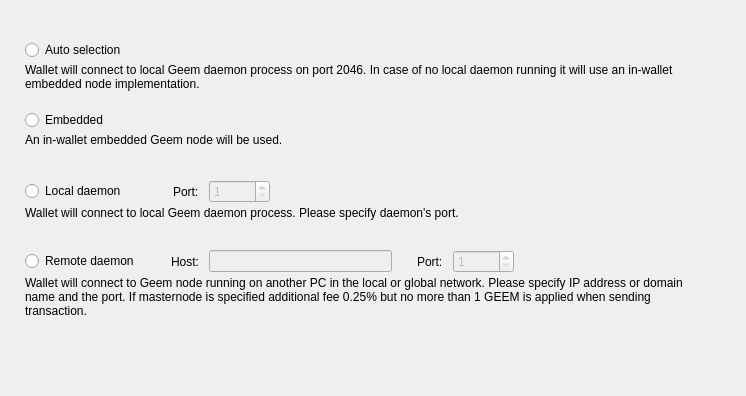
<?xml version="1.0" encoding="UTF-8"?>
<ui version="4.0">
 <class>ConnectionOptionsFrame</class>
 <widget class="QFrame" name="ConnectionOptionsFrame">
  <property name="geometry">
   <rect>
    <x>0</x>
    <y>0</y>
    <width>746</width>
    <height>396</height>
   </rect>
  </property>
  <property name="windowTitle">
   <string>Frame</string>
  </property>
  <property name="frameShape">
   <enum>QFrame::NoFrame</enum>
  </property>
  <property name="frameShadow">
   <enum>QFrame::Raised</enum>
  </property>
  <layout class="QVBoxLayout" name="verticalLayout_5">
   <property name="spacing">
    <number>0</number>
   </property>
   <property name="leftMargin">
    <number>25</number>
   </property>
   <property name="topMargin">
    <number>40</number>
   </property>
   <property name="rightMargin">
    <number>49</number>
   </property>
   <item>
    <widget class="QWidget" name="widget" native="true">
     <property name="sizePolicy">
      <sizepolicy hsizetype="Expanding" vsizetype="Expanding">
       <horstretch>0</horstretch>
       <verstretch>0</verstretch>
      </sizepolicy>
     </property>
     <property name="minimumSize">
      <size>
       <width>0</width>
       <height>70</height>
      </size>
     </property>
     <property name="maximumSize">
      <size>
       <width>16777215</width>
       <height>70</height>
      </size>
     </property>
     <layout class="QVBoxLayout" name="verticalLayout" stretch="0,1">
      <property name="spacing">
       <number>3</number>
      </property>
      <property name="leftMargin">
       <number>0</number>
      </property>
      <property name="topMargin">
       <number>0</number>
      </property>
      <property name="rightMargin">
       <number>0</number>
      </property>
      <property name="bottomMargin">
       <number>0</number>
      </property>
      <item>
       <widget class="QRadioButton" name="m_autoRadio">
        <property name="text">
         <string>Auto selection</string>
        </property>
        <attribute name="buttonGroup">
         <string notr="true">m_connectionButtonGroup</string>
        </attribute>
       </widget>
      </item>
      <item alignment="Qt::AlignTop">
       <widget class="WalletGui::WalletSmallGrayTextLabel" name="m_autoHelperLabel">
        <property name="sizePolicy">
         <sizepolicy hsizetype="Expanding" vsizetype="Expanding">
          <horstretch>0</horstretch>
          <verstretch>0</verstretch>
         </sizepolicy>
        </property>
        <property name="text">
         <string>Wallet will connect to local Geem daemon process on port 2046. In case of no local daemon running it will use an in-wallet embedded node implementation.</string>
        </property>
        <property name="alignment">
         <set>Qt::AlignLeading|Qt::AlignLeft|Qt::AlignTop</set>
        </property>
        <property name="wordWrap">
         <bool>true</bool>
        </property>
        <property name="indent">
         <number>0</number>
        </property>
       </widget>
      </item>
     </layout>
    </widget>
   </item>
   <item>
    <widget class="QWidget" name="widget_2" native="true">
     <property name="sizePolicy">
      <sizepolicy hsizetype="Expanding" vsizetype="Expanding">
       <horstretch>0</horstretch>
       <verstretch>0</verstretch>
      </sizepolicy>
     </property>
     <property name="minimumSize">
      <size>
       <width>0</width>
       <height>70</height>
      </size>
     </property>
     <property name="maximumSize">
      <size>
       <width>16777215</width>
       <height>70</height>
      </size>
     </property>
     <layout class="QVBoxLayout" name="verticalLayout_2" stretch="0,1">
      <property name="spacing">
       <number>3</number>
      </property>
      <property name="leftMargin">
       <number>0</number>
      </property>
      <property name="topMargin">
       <number>0</number>
      </property>
      <property name="rightMargin">
       <number>0</number>
      </property>
      <property name="bottomMargin">
       <number>0</number>
      </property>
      <item>
       <widget class="QRadioButton" name="m_embeddedRadio">
        <property name="text">
         <string>Embedded</string>
        </property>
        <attribute name="buttonGroup">
         <string notr="true">m_connectionButtonGroup</string>
        </attribute>
       </widget>
      </item>
      <item alignment="Qt::AlignTop">
       <widget class="WalletGui::WalletSmallGrayTextLabel" name="m_embeddedHelperLabel">
        <property name="sizePolicy">
         <sizepolicy hsizetype="Expanding" vsizetype="Expanding">
          <horstretch>0</horstretch>
          <verstretch>0</verstretch>
         </sizepolicy>
        </property>
        <property name="text">
         <string>An in-wallet embedded Geem node will be used.</string>
        </property>
        <property name="alignment">
         <set>Qt::AlignLeading|Qt::AlignLeft|Qt::AlignTop</set>
        </property>
        <property name="wordWrap">
         <bool>true</bool>
        </property>
        <property name="indent">
         <number>0</number>
        </property>
       </widget>
      </item>
     </layout>
    </widget>
   </item>
   <item>
    <widget class="QWidget" name="widget_3" native="true">
     <property name="sizePolicy">
      <sizepolicy hsizetype="Expanding" vsizetype="Expanding">
       <horstretch>0</horstretch>
       <verstretch>0</verstretch>
      </sizepolicy>
     </property>
     <property name="minimumSize">
      <size>
       <width>0</width>
       <height>70</height>
      </size>
     </property>
     <property name="maximumSize">
      <size>
       <width>16777215</width>
       <height>70</height>
      </size>
     </property>
     <layout class="QVBoxLayout" name="verticalLayout_3" stretch="0,1">
      <property name="spacing">
       <number>3</number>
      </property>
      <property name="leftMargin">
       <number>0</number>
      </property>
      <property name="topMargin">
       <number>0</number>
      </property>
      <property name="rightMargin">
       <number>0</number>
      </property>
      <property name="bottomMargin">
       <number>0</number>
      </property>
      <item>
       <layout class="QHBoxLayout" name="horizontalLayout">
        <property name="spacing">
         <number>10</number>
        </property>
        <item>
         <widget class="QRadioButton" name="m_localRadio">
          <property name="text">
           <string>Local daemon</string>
          </property>
          <attribute name="buttonGroup">
           <string notr="true">m_connectionButtonGroup</string>
          </attribute>
         </widget>
        </item>
        <item>
         <spacer name="horizontalSpacer">
          <property name="orientation">
           <enum>Qt::Horizontal</enum>
          </property>
          <property name="sizeType">
           <enum>QSizePolicy::Fixed</enum>
          </property>
          <property name="sizeHint" stdset="0">
           <size>
            <width>37</width>
            <height>20</height>
           </size>
          </property>
         </spacer>
        </item>
        <item>
         <widget class="QLabel" name="label">
          <property name="text">
           <string>Port:</string>
          </property>
         </widget>
        </item>
        <item alignment="Qt::AlignVCenter">
         <widget class="QSpinBox" name="m_localPortSpin">
          <property name="enabled">
           <bool>false</bool>
          </property>
          <property name="minimum">
           <number>1</number>
          </property>
          <property name="maximum">
           <number>65535</number>
          </property>
          <property name="value">
           <number>1</number>
          </property>
         </widget>
        </item>
        <item>
         <spacer name="horizontalSpacer_2">
          <property name="orientation">
           <enum>Qt::Horizontal</enum>
          </property>
          <property name="sizeHint" stdset="0">
           <size>
            <width>40</width>
            <height>20</height>
           </size>
          </property>
         </spacer>
        </item>
       </layout>
      </item>
      <item alignment="Qt::AlignTop">
       <widget class="WalletGui::WalletSmallGrayTextLabel" name="m_localHelperLabel">
        <property name="sizePolicy">
         <sizepolicy hsizetype="Expanding" vsizetype="Expanding">
          <horstretch>0</horstretch>
          <verstretch>0</verstretch>
         </sizepolicy>
        </property>
        <property name="text">
         <string>Wallet will connect to local Geem daemon process. Please specify daemon's port.</string>
        </property>
        <property name="alignment">
         <set>Qt::AlignLeading|Qt::AlignLeft|Qt::AlignTop</set>
        </property>
        <property name="wordWrap">
         <bool>true</bool>
        </property>
        <property name="indent">
         <number>0</number>
        </property>
       </widget>
      </item>
     </layout>
    </widget>
   </item>
   <item>
    <widget class="QWidget" name="widget_4" native="true">
     <property name="sizePolicy">
      <sizepolicy hsizetype="Expanding" vsizetype="Expanding">
       <horstretch>0</horstretch>
       <verstretch>0</verstretch>
      </sizepolicy>
     </property>
     <property name="minimumSize">
      <size>
       <width>0</width>
       <height>70</height>
      </size>
     </property>
     <property name="maximumSize">
      <size>
       <width>16777215</width>
       <height>100</height>
      </size>
     </property>
     <layout class="QVBoxLayout" name="verticalLayout_4" stretch="0,1">
      <property name="spacing">
       <number>3</number>
      </property>
      <property name="leftMargin">
       <number>0</number>
      </property>
      <property name="topMargin">
       <number>0</number>
      </property>
      <property name="rightMargin">
       <number>0</number>
      </property>
      <property name="bottomMargin">
       <number>0</number>
      </property>
      <item>
       <layout class="QHBoxLayout" name="horizontalLayout_2">
        <property name="spacing">
         <number>10</number>
        </property>
        <item>
         <widget class="QRadioButton" name="m_remoteRadio">
          <property name="text">
           <string>Remote daemon</string>
          </property>
          <attribute name="buttonGroup">
           <string notr="true">m_connectionButtonGroup</string>
          </attribute>
         </widget>
        </item>
        <item>
         <spacer name="horizontalSpacer_3">
          <property name="orientation">
           <enum>Qt::Horizontal</enum>
          </property>
          <property name="sizeType">
           <enum>QSizePolicy::Fixed</enum>
          </property>
          <property name="sizeHint" stdset="0">
           <size>
            <width>22</width>
            <height>20</height>
           </size>
          </property>
         </spacer>
        </item>
        <item>
         <widget class="QLabel" name="label_2">
          <property name="text">
           <string>Host:</string>
          </property>
         </widget>
        </item>
        <item>
         <widget class="QLineEdit" name="m_remoteHostEdit">
          <property name="enabled">
           <bool>false</bool>
          </property>
         </widget>
        </item>
        <item>
         <spacer name="horizontalSpacer_5">
          <property name="orientation">
           <enum>Qt::Horizontal</enum>
          </property>
          <property name="sizeType">
           <enum>QSizePolicy::Fixed</enum>
          </property>
          <property name="sizeHint" stdset="0">
           <size>
            <width>15</width>
            <height>20</height>
           </size>
          </property>
         </spacer>
        </item>
        <item>
         <widget class="QLabel" name="label_3">
          <property name="text">
           <string>Port:</string>
          </property>
         </widget>
        </item>
        <item alignment="Qt::AlignVCenter">
         <widget class="QSpinBox" name="m_remotePortSpin">
          <property name="enabled">
           <bool>false</bool>
          </property>
          <property name="minimum">
           <number>1</number>
          </property>
          <property name="maximum">
           <number>65535</number>
          </property>
          <property name="value">
           <number>1</number>
          </property>
         </widget>
        </item>
        <item>
         <spacer name="horizontalSpacer_4">
          <property name="orientation">
           <enum>Qt::Horizontal</enum>
          </property>
          <property name="sizeHint" stdset="0">
           <size>
            <width>40</width>
            <height>20</height>
           </size>
          </property>
         </spacer>
        </item>
       </layout>
      </item>
      <item alignment="Qt::AlignTop">
       <widget class="WalletGui::WalletSmallGrayTextLabel" name="m_remoteHelperLabel">
        <property name="sizePolicy">
         <sizepolicy hsizetype="Expanding" vsizetype="Expanding">
          <horstretch>0</horstretch>
          <verstretch>0</verstretch>
         </sizepolicy>
        </property>
        <property name="minimumSize">
         <size>
          <width>0</width>
          <height>70</height>
         </size>
        </property>
        <property name="text">
         <string>Wallet will connect to Geem node running on another PC in the local or global network. Please specify IP address or domain name and the port. If masternode is specified additional fee 0.25% but no more than 1 GEEM is applied when sending transaction.</string>
        </property>
        <property name="alignment">
         <set>Qt::AlignLeading|Qt::AlignLeft|Qt::AlignTop</set>
        </property>
        <property name="wordWrap">
         <bool>true</bool>
        </property>
        <property name="indent">
         <number>0</number>
        </property>
       </widget>
      </item>
     </layout>
    </widget>
   </item>
   <item>
    <spacer name="verticalSpacer">
     <property name="orientation">
      <enum>Qt::Vertical</enum>
     </property>
     <property name="sizeHint" stdset="0">
      <size>
       <width>665</width>
       <height>41</height>
      </size>
     </property>
    </spacer>
   </item>
  </layout>
 </widget>
 <customwidgets>
  <customwidget>
   <class>WalletGui::WalletSmallGrayTextLabel</class>
   <extends>QLabel</extends>
   <header>Gui/Common/WalletTextLabel.h</header>
  </customwidget>
 </customwidgets>
 <resources/>
 <connections>
  <connection>
   <sender>m_remoteHostEdit</sender>
   <signal>textChanged(QString)</signal>
   <receiver>ConnectionOptionsFrame</receiver>
   <slot>remoteHostNameChanged(QString)</slot>
   <hints>
    <hint type="sourcelabel">
     <x>390</x>
     <y>319</y>
    </hint>
    <hint type="destinationlabel">
     <x>372</x>
     <y>197</y>
    </hint>
   </hints>
  </connection>
  <connection>
   <sender>m_connectionButtonGroup</sender>
   <signal>buttonClicked(int)</signal>
   <receiver>ConnectionOptionsFrame</receiver>
   <slot>connectionButtonClicked(int)</slot>
   <hints>
    <hint type="sourcelabel">
     <x>-1</x>
     <y>-1</y>
    </hint>
    <hint type="destinationlabel">
     <x>372</x>
     <y>197</y>
    </hint>
   </hints>
  </connection>
  <connection>
   <sender>m_remoteRadio</sender>
   <signal>toggled(bool)</signal>
   <receiver>m_remoteHostEdit</receiver>
   <slot>setEnabled(bool)</slot>
   <hints>
    <hint type="sourcelabel">
     <x>88</x>
     <y>264</y>
    </hint>
    <hint type="destinationlabel">
     <x>312</x>
     <y>263</y>
    </hint>
   </hints>
  </connection>
  <connection>
   <sender>m_remoteRadio</sender>
   <signal>toggled(bool)</signal>
   <receiver>m_remotePortSpin</receiver>
   <slot>setEnabled(bool)</slot>
   <hints>
    <hint type="sourcelabel">
     <x>88</x>
     <y>264</y>
    </hint>
    <hint type="destinationlabel">
     <x>498</x>
     <y>263</y>
    </hint>
   </hints>
  </connection>
  <connection>
   <sender>m_localRadio</sender>
   <signal>toggled(bool)</signal>
   <receiver>m_localPortSpin</receiver>
   <slot>setEnabled(bool)</slot>
   <hints>
    <hint type="sourcelabel">
     <x>81</x>
     <y>194</y>
    </hint>
    <hint type="destinationlabel">
     <x>270</x>
     <y>193</y>
    </hint>
   </hints>
  </connection>
 </connections>
 <slots>
  <slot>remoteHostNameChanged(QString)</slot>
  <slot>connectionButtonClicked(int)</slot>
 </slots>
 <buttongroups>
  <buttongroup name="m_connectionButtonGroup"/>
 </buttongroups>
</ui>
